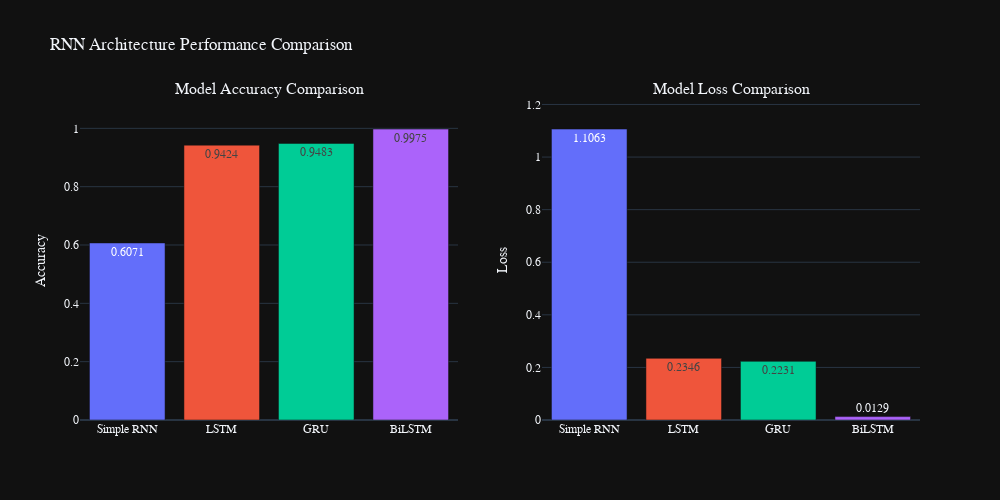

Write notebook code for a chart like this one.
### Markdown cell above
## Dataset-2 Test evaluation Graph

### Code cell
plot_rnn_comparisons(data2_simple_rnn_acc, data2_lstm_acc, data2_gru_acc, data2_bilstm_acc)

### Figure 1 — Plotly figure (JSON) as saved in the notebook; plotly's stock layout.template omitted (floating-point values rounded to 4 significant figures)
{"data": [{"hovertemplate": "<b>%{x}</b><br>Accuracy: %{y:.4f}<extra></extra>", "marker": {"color": ["#636EFA", "#EF553B", "#00CC96", "#AB63FA"]}, "name": "Accuracy", "text": [0.6071, 0.9424, 0.9483, 0.9975], "textposition": "auto", "type": "bar", "x": ["Simple RNN", "LSTM", "GRU", "BiLSTM"], "xaxis": "x", "y": [0.6071, 0.9424, 0.9483, 0.9975], "yaxis": "y"}, {"hovertemplate": "<b>%{x}</b><br>Loss: %{y:.4f}<extra></extra>", "marker": {"color": ["#636EFA", "#EF553B", "#00CC96", "#AB63FA"]}, "name": "Loss", "text": [1.106, 0.2346, 0.2231, 0.0129], "textposition": "auto", "type": "bar", "x": ["Simple RNN", "LSTM", "GRU", "BiLSTM"], "xaxis": "x2", "y": [1.106, 0.2346, 0.2231, 0.01294], "yaxis": "y2"}], "layout": {"annotations": [{"font": {"size": 16}, "showarrow": false, "text": "Model Accuracy Comparison", "x": 0.225, "xanchor": "center", "xref": "paper", "y": 1, "yanchor": "bottom", "yref": "paper"}, {"font": {"size": 16}, "showarrow": false, "text": "Model Loss Comparison", "x": 0.775, "xanchor": "center", "xref": "paper", "y": 1, "yanchor": "bottom", "yref": "paper"}], "font": {"family": "Arial, sans-serif", "size": 12}, "height": 500, "showlegend": false, "title": {"text": "RNN Architecture Performance Comparison"}, "width": 1000, "xaxis": {"anchor": "y", "domain": [0, 0.45]}, "xaxis2": {"anchor": "y2", "domain": [0.55, 1]}, "yaxis": {"anchor": "x", "domain": [0, 1], "range": [0, 1.097], "title": {"text": "Accuracy"}}, "yaxis2": {"anchor": "x2", "domain": [0, 1], "range": [0, 1.217], "title": {"text": "Loss"}}}}
